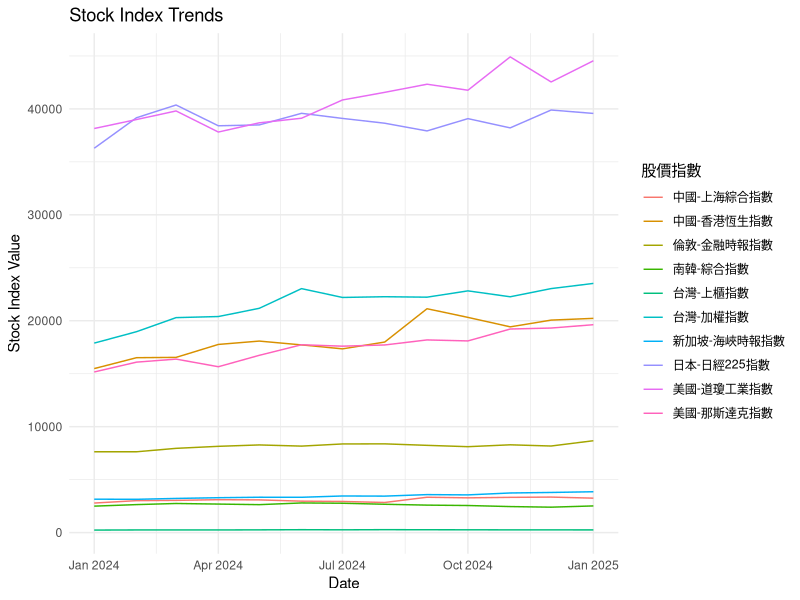

The R source for this figure:
# Load necessary libraries
library(tidyverse)

# Create a tibble with your data (assuming it's read from a CSV file)
stock_data <- read_csv("tidy_practice_data.csv", col_types = cols(
  月別 = col_character(),
  股價指數 = col_character(),
  股價 = col_double()
))

# Convert '月別' to a date format (assuming YYYY-MM format)
stock_data <- stock_data %>%
  mutate(日期 = as.Date(paste0(月別, "-01")), .before = 月別)

# Summary statistics
summary_stats <- stock_data %>%
  group_by(股價指數) %>%
  summarise(
    最小值 = min(股價, na.rm = TRUE),
    最大值 = max(股價, na.rm = TRUE),
    平均值 = mean(股價, na.rm = TRUE),
    標準差 = sd(股價, na.rm = TRUE),
    .groups = "drop"
  )

# Print summary statistics
print(summary_stats)

# Plot trends for each stock index
ggplot(stock_data, aes(x = 日期, y = 股價, color = 股價指數)) +
  geom_line() +
  labs(title = "Stock Index Trends", x = "Date", y = "Stock Index Value") +
  theme_minimal()
